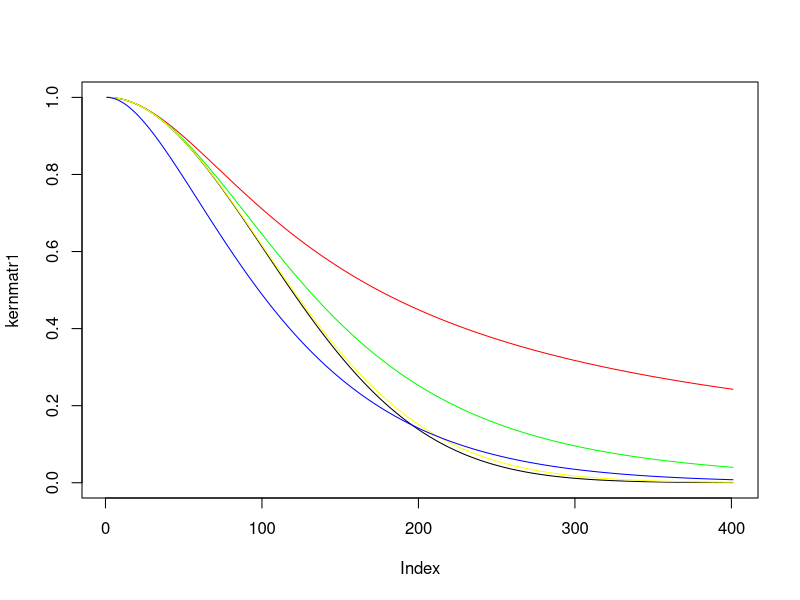

Reproduce this figure in R.
posteriorGP <- function(x, y, xStar, Kernel, sigmaNoise){
  K <-kernelMatrix(Kernel, x, x)
  L <- t(chol(K + sigmaNoise *diag(1, nrow(K),ncol(K))))
  alpha <- solve(t(L), solve(L, y))
  kStar <- kernelMatrix(Kernel, x, xStar) 
  MeanPosterior <- t(kStar)%*%alpha
  v <- solve(L, kStar)
  VarPosterior <- kernelMatrix(Kernel,xStar, xStar) - t(v)%*%v
  return(list(MeanPosterior, VarPosterior))
}


# Squared exponential kernel
k1 <- function(sigmaf = 1, ell = 1)  
{   
  rval <- function(x, y = NULL) 
  {       
    r = sqrt(crossprod(x-y))       
    return(sigmaf^2*exp(-r^2/(2*ell^2)))     
  }   
  class(rval) <- "kernel"   
  return(rval) 
}


k2 <- function(sigmaf = 1, ell = 1, alpha = 1)  
{   
  rval <- function(x, y = NULL) 
  {     r = sqrt(crossprod(x-y))     
  return(sigmaf^2*(1+r^2/(2*alpha*ell^2))^-alpha)   
  }   
  class(rval) <- "kernel"   
  return(rval) 
} 


k3 <- function(sigmaf = 1, ell = 1)  
{   
  rval <- function(x, y = NULL) 
  {	r = sqrt(crossprod(x-y))
  return(sigmaf^2*(1+sqrt(3)*r/ell)*exp(-sqrt(3)*r/ell))   
  }   
  class(rval) <- "kernel"   
  return(rval) 
} 

### 3a
library(kernlab)

sigmaf = 1
l = 1

r <- seq(0,4, by=0.01)

kern1 = k1(sigmaf, l)
kernmatr1 <- kernelMatrix(kern1, r, 0)

kern21 = k2(sigmaf, l, alpha=1/2)
kernmatr21 <- kernelMatrix(kern21, r, 0)

kern22 = k2(sigmaf, l, alpha=2)
kernmatr22 <- kernelMatrix(kern22, r, 0)

kern23 = k2(sigmaf, l, alpha=20)
kernmatr23 <- kernelMatrix(kern23, r, 0)

kern3 = k3(sigmaf, l)
kernmatr3 <- kernelMatrix(kern3, r, 0)

plot(kernmatr1, type="l")
lines(kernmatr21, col="red")
lines(kernmatr22, col="green")
lines(kernmatr23, col="yellow")
lines(kernmatr3, col="blue")
